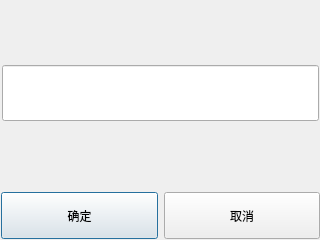
<?xml version="1.0" encoding="UTF-8"?>
<ui version="4.0">
 <class>renameDialog</class>
 <widget class="QDialog" name="renameDialog">
  <property name="geometry">
   <rect>
    <x>0</x>
    <y>0</y>
    <width>320</width>
    <height>240</height>
   </rect>
  </property>
  <property name="windowTitle">
   <string>Dialog</string>
  </property>
  <widget class="QLineEdit" name="lineEdit">
   <property name="geometry">
    <rect>
     <x>2</x>
     <y>65</y>
     <width>317</width>
     <height>56</height>
    </rect>
   </property>
   <property name="sizePolicy">
    <sizepolicy hsizetype="Preferred" vsizetype="Preferred">
     <horstretch>0</horstretch>
     <verstretch>0</verstretch>
    </sizepolicy>
   </property>
  </widget>
  <widget class="QWidget" name="">
   <property name="geometry">
    <rect>
     <x>1</x>
     <y>192</y>
     <width>319</width>
     <height>47</height>
    </rect>
   </property>
   <layout class="QHBoxLayout" name="horizontalLayout">
    <item>
     <widget class="QPushButton" name="pb_sure">
      <property name="sizePolicy">
       <sizepolicy hsizetype="Preferred" vsizetype="Preferred">
        <horstretch>0</horstretch>
        <verstretch>0</verstretch>
       </sizepolicy>
      </property>
      <property name="text">
       <string>确定</string>
      </property>
     </widget>
    </item>
    <item>
     <widget class="QPushButton" name="pb_chanl">
      <property name="sizePolicy">
       <sizepolicy hsizetype="Preferred" vsizetype="Preferred">
        <horstretch>0</horstretch>
        <verstretch>0</verstretch>
       </sizepolicy>
      </property>
      <property name="text">
       <string>取消</string>
      </property>
     </widget>
    </item>
   </layout>
  </widget>
 </widget>
 <resources/>
 <connections/>
</ui>
